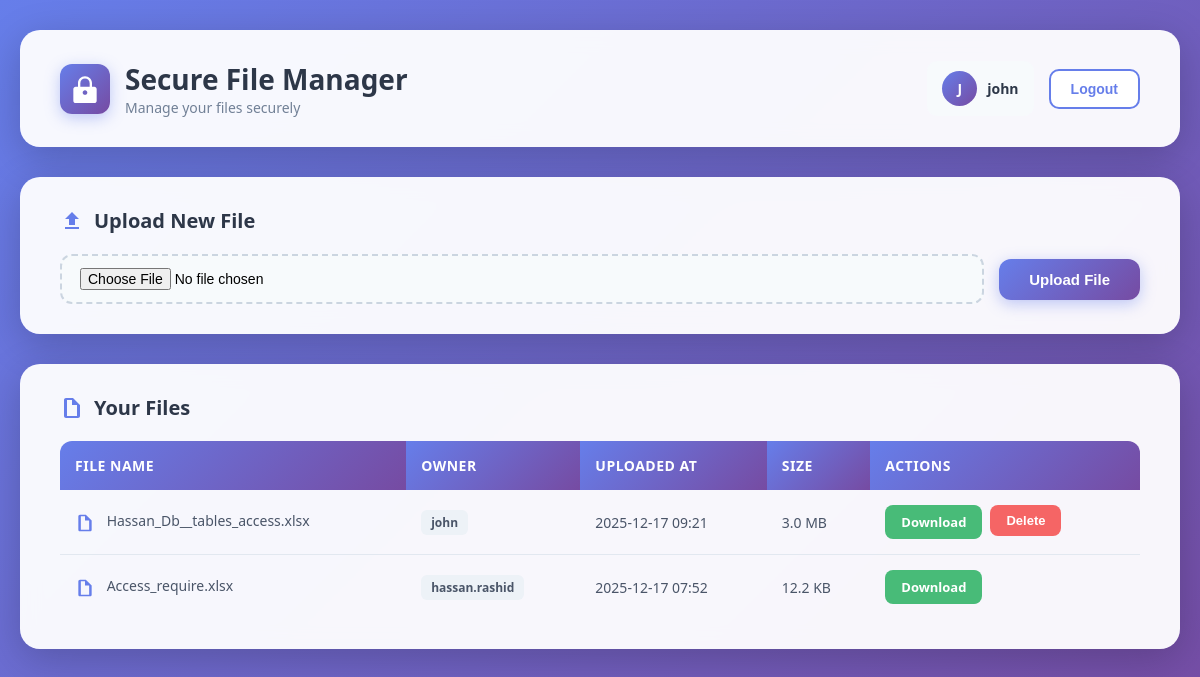
Screenshot of /files/ (signed in) with the database file from the repository.
### accounts/models.py (models this page shows)
class User(AbstractUser):
    ROLE_CHOICES = (
        ('admin', 'Admin'),
        ('manager', 'Manager'),
        ('user', 'User'),
    )
    role = models.CharField(max_length=20, choices=ROLE_CHOICES, default='user')

### files/models.py (models this page shows, shortened)
class SecureFile(models.Model):
    owner = models.ForeignKey(settings.AUTH_USER_MODEL, on_delete=models.CASCADE)
    file = models.FileField(upload_to='secure_files/')
    uploaded_at = models.DateTimeField(auto_now_add=True)
    size = models.BigIntegerField()

### files/views.py (the view, shortened to what this page needs)
# urls.py: path('', FileManagerView.as_view(), name='file_manager'),
class FileManagerView(LoginRequiredMixin, View):
    template_name = 'files/file_manager.html'
    def get(self, request):
        files = SecureFile.objects.all().order_by('-uploaded_at')
        return render(request, self.template_name, {'files': files})

### files/templates/files/file_manager.html (shortened to what this page needs)
<!DOCTYPE html>
<html>
<head>
</head>
<body>
    <div class="container">
        <div class="header">
            <div class="header-title">
                <div class="logo-icon">
                    <svg viewBox="0 0 24 24" xmlns="http://www.w3.org/2000/svg">
                        <path d="M12 1C8.676 1 6 3.676 6 7v3H4c-1.1 0-2 .9-2 2v10c0 1.1.9 2 2 2h16c1.1 0 2-.9 2-2V12c0-1.1-.9-2-2-2h-2V7c0-3.324-2.676-6-6-6zm0 2c2.276 0 4 1.724 4 4v3H8V7c0-2.276 1.724-4 4-4zm0 10c1.1 0 2 .9 2 2s-.9 2-2 2-2-.9-2-2 .9-2 2-2z"/>
                    </svg>
                </div>
                <div>
                    <h1>Secure File Manager</h1>
                    <div class="user-info">Manage your files securely</div>
                </div>
            </div>
            <div class="header-actions">
                <div class="user-display">
                    <div class="user-avatar">{{ request.user.username|slice:":1"|upper }}</div>
                    <span class="user-name">{{ request.user.username }}</span>
                </div>
                <form method="post" action="{% url 'logout' %}"  style="margin: 0;">
                    <button type="submit" class="btn-logout" style="border: 2px solid #667eea;">Logout</button>
                </form>
            </div>
        </div>
        <div class="upload-section">
            <div class="upload-title">
                <svg class="upload-icon" viewBox="0 0 24 24" xmlns="http://www.w3.org/2000/svg">
                    <path d="M9 16h6v-6h4l-7-7-7 7h4zm-4 2h14v2H5z"/>
                </svg>
                Upload New File
            </div>
            <form method="post" enctype="multipart/form-data" class="upload-form">
                <input type="file" name="file" required>
                <button type="submit" class="btn-upload">Upload File</button>
            </form>
        </div>
        <div class="files-section">
            <div class="files-title">
                <svg class="upload-icon" viewBox="0 0 24 24" xmlns="http://www.w3.org/2000/svg">
                    <path d="M13 2H6c-1.1 0-2 .9-2 2v16c0 1.1.9 2 2 2h12c1.1 0 2-.9 2-2V9l-7-7zm4 18H7V4h5v5h5v11z"/>
                </svg>
                Your Files
            </div>
            <table>
                <thead>
                    <tr>
                        <th>File Name</th>
                        <th>Owner</th>
                        <th>Uploaded At</th>
                        <th>Size</th>
                        <th>Actions</th>
                    </tr>
                </thead>
                <tbody>
                    {% for file in files %}
                    <tr>
                        <td>
                            <svg class="file-icon" viewBox="0 0 24 24" xmlns="http://www.w3.org/2000/svg" fill="#667eea">
                                <path d="M13 2H6c-1.1 0-2 .9-2 2v16c0 1.1.9 2 2 2h12c1.1 0 2-.9 2-2V9l-7-7zm4 18H7V4h5v5h5v11z"/>
                            </svg>
                            {{ file.file.name|slice:"13:" }}
                        </td>
                        <td>
                            <span class="owner-badge">{{ file.owner.username }}</span>
                        </td>
                        <td>{{ file.uploaded_at|date:"Y-m-d H:i" }}</td>
                        <td>{{ file.size|filesizeformat }}</td>
                        <td>
                            <div class="actions">
                                <a href="{% url 'download_file' file.id %}" class="btn-download">Download</a>
                                {% if file.owner == request.user %}
                                <form method="post" action="{% url 'delete_file' file.id %}" style="display:inline;">
                                    <button type="submit" class="btn-delete" onclick="return confirm('Are you sure you want to delete this file?')">Delete</button>
                                </form>
                                {% endif %}
                            </div>
                        </td>
                    </tr>
                    {% endfor %}
                </tbody>
            </table>
        </div>
    </div>
</body>
</html>

### files/templates/files/file_manager.html (style rules this page uses)
* { margin: 0; padding: 0; box-sizing: border-box; }
body { font-family: 'Segoe UI', Tahoma, Geneva, Verdana, sans-serif; background: linear-gradient(135deg, #667eea 0%, #764ba2 100%); min-height: 100vh; padding: 30px 20px; }
.container { max-width: 1200px; margin: 0 auto; }
.header { background: rgba(255, 255, 255, 0.95); backdrop-filter: blur(10px); border-radius: 20px; padding: 30px 40px; margin-bottom: 30px; box-shadow: 0 10px 40px rgba(0, 0, 0, 0.2); display: flex; justify-content: space-between; align-items: center; flex-wrap: wrap; gap: 20px; }
.header-title { display: flex; align-items: center; gap: 15px; }
.logo-icon { width: 50px; height: 50px; background: linear-gradient(135deg, #667eea 0%, #764ba2 100%); border-radius: 12px; display: flex; align-items: center; justify-content: center; box-shadow: 0 4px 15px rgba(102, 126, 234, 0.4); }
.logo-icon svg { width: 28px; height: 28px; fill: white; }
h1 { color: #2d3748; font-size: 28px; font-weight: 700; }
.user-info { color: #718096; font-size: 14px; }
.header-actions { display: flex; align-items: center; gap: 15px; }
.user-display { display: flex; align-items: center; gap: 10px; padding: 10px 15px; background: #f7fafc; border-radius: 10px; }
.user-avatar { width: 35px; height: 35px; background: linear-gradient(135deg, #667eea 0%, #764ba2 100%); border-radius: 50%; display: flex; align-items: center; justify-content: center; color: white; font-weight: 700; font-size: 14px; }
.user-name { color: #2d3748; font-weight: 600; font-size: 14px; }
.btn-logout { padding: 10px 20px; background: #fff; color: #667eea; border: 2px solid #667eea; border-radius: 10px; font-size: 14px; font-weight: 600; cursor: pointer; transition: all 0.3s ease; text-decoration: none; display: inline-block; }
.upload-section { background: rgba(255, 255, 255, 0.95); backdrop-filter: blur(10px); border-radius: 20px; padding: 30px 40px; margin-bottom: 30px; box-shadow: 0 10px 40px rgba(0, 0, 0, 0.2); }
.upload-title { color: #2d3748; font-size: 20px; font-weight: 600; margin-bottom: 20px; display: flex; align-items: center; gap: 10px; }
.upload-icon { width: 24px; height: 24px; fill: #667eea; }
.upload-form { display: flex; gap: 15px; flex-wrap: wrap; align-items: center; }
input[type="file"] { flex: 1; min-width: 250px; padding: 12px 18px; border: 2px dashed #cbd5e0; border-radius: 12px; background: #f7fafc; cursor: pointer; transition: all 0.3s ease; font-size: 14px; }
.btn-upload { padding: 12px 30px; background: linear-gradient(135deg, #667eea 0%, #764ba2 100%); color: white; border: none; border-radius: 12px; font-size: 15px; font-weight: 600; cursor: pointer; transition: all 0.3s ease; box-shadow: 0 4px 15px rgba(102, 126, 234, 0.4); }
.files-section { background: rgba(255, 255, 255, 0.95); backdrop-filter: blur(10px); border-radius: 20px; padding: 30px 40px; box-shadow: 0 10px 40px rgba(0, 0, 0, 0.2); }
.files-title { color: #2d3748; font-size: 20px; font-weight: 600; margin-bottom: 20px; display: flex; align-items: center; gap: 10px; }
table { width: 100%; border-collapse: separate; border-spacing: 0; }
th { background: linear-gradient(135deg, #667eea 0%, #764ba2 100%); color: white; padding: 15px; text-align: left; font-weight: 600; font-size: 14px; text-transform: uppercase; letter-spacing: 0.5px; }
th:first-child { border-radius: 12px 0 0 0; }
th:last-child { border-radius: 0 12px 0 0; }
td { padding: 15px; border-bottom: 1px solid #e2e8f0; color: #4a5568; font-size: 14px; }
tr:last-child td { border-bottom: none; }
.actions { display: flex; gap: 8px; }
.btn-download { padding: 8px 16px; background: #48bb78; color: white; border: none; border-radius: 8px; font-size: 13px; font-weight: 600; cursor: pointer; transition: all 0.3s ease; text-decoration: none; display: inline-block; }
.btn-delete { padding: 8px 16px; background: #f56565; color: white; border: none; border-radius: 8px; font-size: 13px; font-weight: 600; cursor: pointer; transition: all 0.3s ease; }
.file-icon { display: inline-block; width: 20px; height: 20px; margin-right: 8px; vertical-align: middle; }
.owner-badge { display: inline-block; padding: 4px 10px; background: #edf2f7; border-radius: 6px; font-size: 12px; color: #4a5568; font-weight: 600; }

### rows the page displays
User: user.username "J", user.username "john"
SecureFile: file.name "Hassan_Db__tables_access.xlsx", owner.username "john", uploaded_at "2025-12-17 09:21", size|filesizeformat "3.0 MB", shows "Delete"
SecureFile: file.name "Access_require.xlsx", owner.username "hassan.rashid", uploaded_at "2025-12-17 07:52", size|filesizeformat "12.2 KB"
